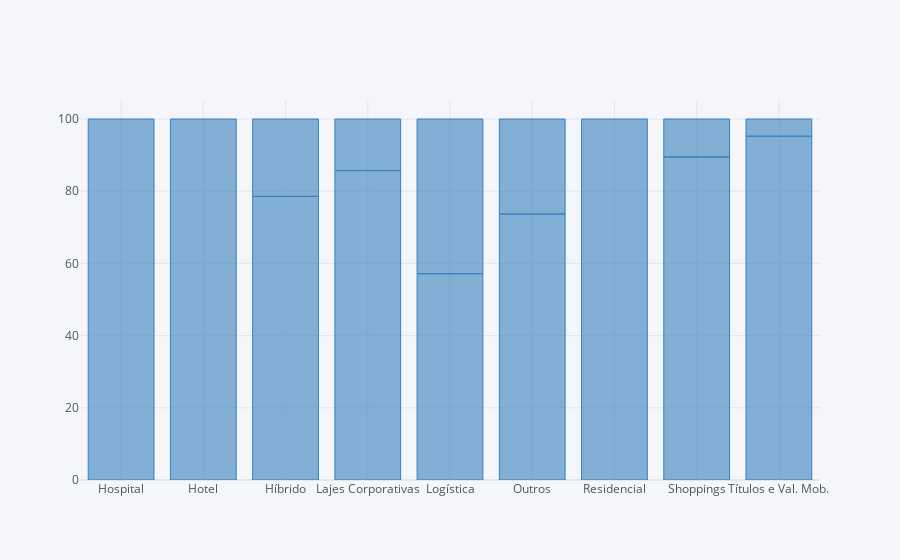

Write notebook code for a chart like this one.
### Markdown cell above
Em geral em todos os setores dos FIIs houve aumento na quantidade dos fundos

### Code cell
results.iplot(kind='bar',x='SETOR',y='PROPORCAO(%)',colors='blue')

### Figure 1 — Plotly figure (JSON) as saved in the notebook; plotly's stock layout.template omitted (floating-point values rounded to 4 significant figures)
{"data": [{"marker": {"color": "rgba(55, 128, 191, 0.6)", "line": {"color": "rgba(55, 128, 191, 1.0)", "width": 1}}, "name": "PROPORCAO(%)", "orientation": "v", "text": "", "type": "bar", "x": ["Hospital", "Hotel", "Híbrido", "Híbrido", "Lajes Corporativas", "Lajes Corporativas", "Logística", "Logística", "Outros", "Outros", "Residencial", "Shoppings", "Shoppings", "Títulos e Val. Mob.", "Títulos e Val. Mob."], "y": [100, 100, 78.57, 21.43, 85.71, 14.29, 57.14, 42.86, 73.68, 26.32, 100, 89.47, 10.53, 95.24, 4.762]}], "layout": {"legend": {"bgcolor": "#F5F6F9", "font": {"color": "#4D5663"}}, "paper_bgcolor": "#F5F6F9", "plot_bgcolor": "#F5F6F9", "title": {"font": {"color": "#4D5663"}}, "xaxis": {"gridcolor": "#E1E5ED", "showgrid": true, "tickfont": {"color": "#4D5663"}, "title": {"font": {"color": "#4D5663"}, "text": ""}, "zerolinecolor": "#E1E5ED"}, "yaxis": {"gridcolor": "#E1E5ED", "showgrid": true, "tickfont": {"color": "#4D5663"}, "title": {"font": {"color": "#4D5663"}, "text": ""}, "zerolinecolor": "#E1E5ED"}}}
